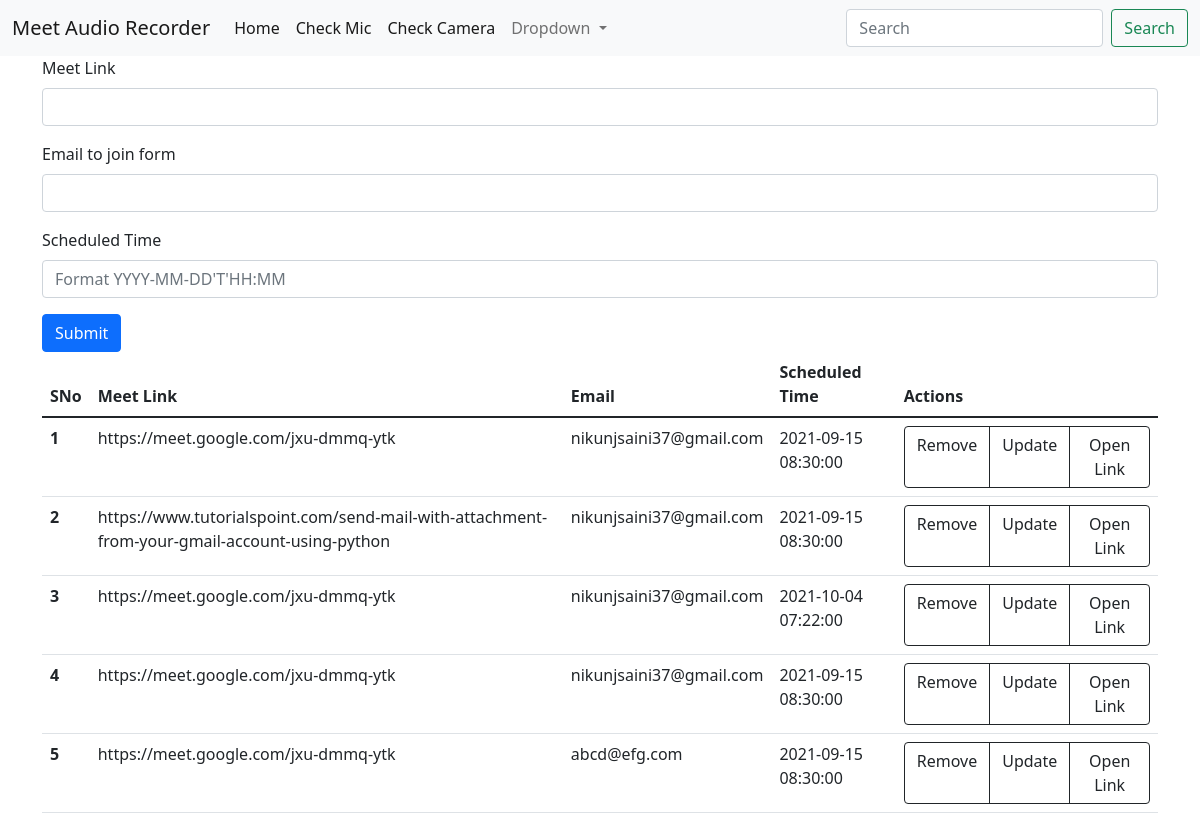
Screenshot of /addMeet with the database file from the repository.
### app.py (models this page shows, shortened)
class MeetInfo(db.Model):
    sno = db.Column(db.Integer, primary_key = True)
    link = db.Column(db.String(50), nullable = False)
    email = db.Column(db.String(60), nullable = False)
    sched_date = db.Column(db.DateTime, nullable = False)
    date_regis = db.Column(db.DateTime, default = datetime.utcnow)

### app.py (the view, shortened to what this page needs)
@app.route('/addMeet',methods=['GET','POST'])
def hello_world():
    allrec = MeetInfo.query.all()
    return render_template('input.html', allrec = allrec)

### templates/input.html (shortened to what this page needs)
<!doctype html>
<html lang="en">
  <head>
    <link href="https://cdn.jsdelivr.net/npm/bootstrap@5.1.1/dist/css/bootstrap.min.css" rel="stylesheet">
  </head>
  <body>
    <nav class="navbar navbar-expand-lg navbar-light bg-light">
      <div class="container-fluid">
        <a class="navbar-brand" href="#">Meet Audio Recorder</a>
        <div class="collapse navbar-collapse" id="navbarSupportedContent">
          <ul class="navbar-nav me-auto mb-2 mb-lg-0">
            <li class="nav-item">
              <a class="nav-link active" aria-current="page" href="templates/main.html">Home</a>
            </li>
            <li class="nav-item">
              <a class="nav-link active" aria-current="page" href="templates/testMic.html">Check Mic</a>
            </li>
            <li class="nav-item">
              <a class="nav-link active" aria-current="page" href="templates/testCam.html">Check Camera</a>
            </li>
            <li class="nav-item dropdown">
              <a class="nav-link dropdown-toggle" href="#" id="navbarDropdown" role="button" data-bs-toggle="dropdown" aria-expanded="false">
                Dropdown
              </a>
            </li>
          </ul>
          <form class="d-flex">
            <input class="form-control me-2" type="search" placeholder="Search" aria-label="Search">
            <button class="btn btn-outline-success" type="submit">Search</button>
          </form>
        </div>
      </div>
    </nav>
      <div class = "container">
        <form action="/addMeet", method="POST">
            <div class="mb-3">
              <label for="exampleInputEmail1" class="form-label">Meet Link</label>
              <input type="text" class="form-control" name ="link" id="exampleInputEmail1" aria-describedby="emailHelp">
            </div>
            <div class="mb-3">
              <label for="exampleInputPassword1" class="form-label">Email to join form</label>
              <input type="email" class="form-control" name="email" id="exampleInputPassword1">
            </div>
            <div class="mb-3">
              <label class= "form-label">Scheduled Time</label>
              <input type="datetime" class="form-control"  name="sched_date" placeholder="Format YYYY-MM-DD'T'HH:MM">
            </div>
            <button type="submit" class="btn btn-primary">Submit</button>
          </form>
              {% if allrec|length==0  %}
              <div class="alert alert-dark" role="alert">
                Add a Google Meet now!
              </div>
                {% else %}
         <table class="table">
                  <thead>
                    <tr>
                      <th scope="col">SNo</th>
                      <th scope="col">Meet Link</th>
                      <th scope="col">Email</th>
                      <th scope="col">Scheduled Time</th>
                      <th scope="col">Actions</th>
                    </tr>
                  </thead>
            <tbody>
              {% for inp in allrec %}
              <tr>
                <th scope="row">{{loop.index}}</th>
                <td>{{inp.link}}</td>
                <td>{{inp.email}}</td>
                <td>{{inp.sched_date}}</td>
                <td>
                  <div class="btn-group" role="group" aria-label="Basic example">
                  <a href ="/remove/{{inp.sno}}" type="button" class="btn btn-outline-dark">Remove</a>
                  <a href ="/update/{{inp.sno}}" type="button" class="btn btn-outline-dark">Update</a>
                  <a href ="/openLink/{{inp.sno}}" type="button" class="btn btn-outline-dark">Open Link</a>
                </div>
                </td>
              </tr>
              {% endfor %}
            </tbody>
          </table>
              {% endif %}
      </div>
  </body>
</html>

### rows the page displays
MeetInfo: link "https://meet.google.com/jxu-dmmq-ytk", email "nikunjsaini37@gmail.com", sched_date "2021-09-15 08:30:00"
MeetInfo: link "https://www.tutorialspoint.com/send-mail-with-attachment-from-your-gmail-account-using-python", email "nikunjsaini37@gmail.com", sched_date "2021-09-15 08:30:00"
MeetInfo: link "https://meet.google.com/jxu-dmmq-ytk", email "nikunjsaini37@gmail.com", sched_date "2021-10-04 07:22:00"
MeetInfo: link "https://meet.google.com/jxu-dmmq-ytk", email "nikunjsaini37@gmail.com", sched_date "2021-09-15 08:30:00"
MeetInfo: link "https://meet.google.com/jxu-dmmq-ytk", email "abcd@efg.com", sched_date "2021-09-15 08:30:00"
